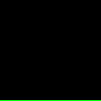

Reproduce this figure in Python.
""" Challenge: Make flat horizontal line on bottom of image. """

import sys
from PIL import Image, ImageDraw

# Setup
img_width = 101
img_height = 101
img = Image.new("RGB", (img_width, img_height))
img1 = ImageDraw.Draw(img)

# Draw
for x in range(101):
    # Since the x and y pixel coordinates start with the number 0, y=100 is the bottom of the image
    img1.point((x, 100), fill='lime')

# Saves the picture
img_path = sys.argv[0].split('.')[0]+'.png'
img.save(img_path)
print(f'Saved {img_path}')
img.show()
